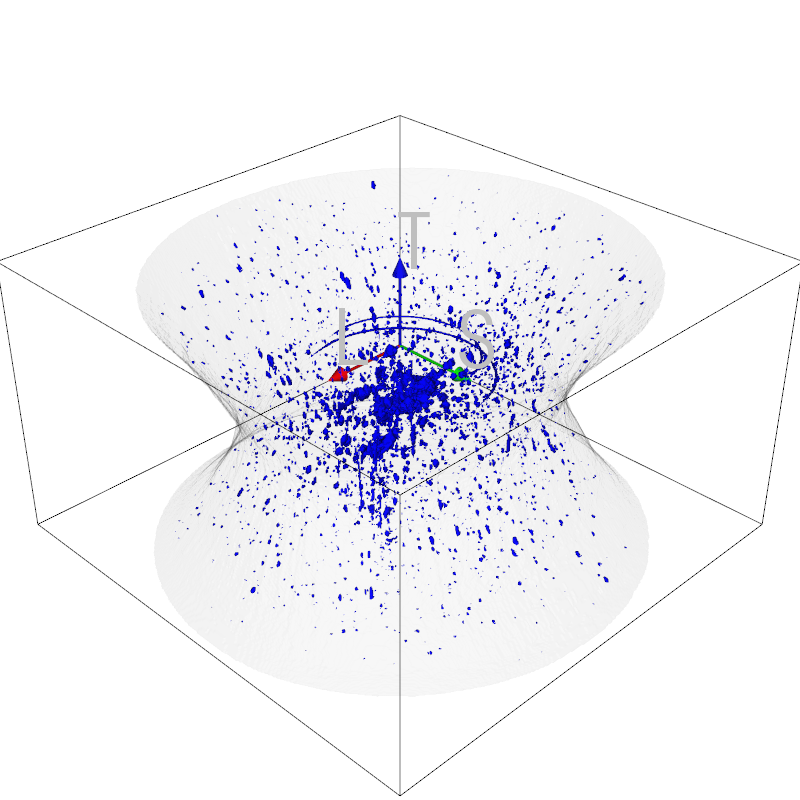

Reproduce this figure in Python.
import os, vtk, numpy as np
from vtk.util import numpy_support
from vtk.util.colors import *
from pymicro.file.file_utils import HST_read, HST_write, HST_info
from pymicro.view.vtk_utils import *

if __name__ == '__main__':
  '''
  Create a 3d scene showing a damaged tension steel sample.
  The sample outline is made semi-transparent and cavities are shown 
  in blue. The axes are labeled (L,T,S) accordingly to the material 
  directions.
  '''
  print('reading volume...')
  data_dir = '../data'
  scan_name = 'steel_bin_431x431x246_uint8'
  scan_path = os.path.join(data_dir, scan_name)
  volsize = np.array(HST_info(scan_path + '.raw.info'))
  grid = read_image_data(scan_path + '.raw', volsize, header=0, data_type='uint8')

  print('setting actors...')
  damage = contourFilter(grid, 255, opacity=1.0, discrete=True, color=blue, diffuseColor=blue)
  skin = contourFilter(grid, 155, opacity=0.05, discrete=True)
  outline = data_outline(grid)

  # Create renderer
  ren = vtk.vtkRenderer()
  ren.SetBackground(1.0, 1.0, 1.0)
  ren.AddActor(outline)
  ren.AddActor(skin)
  ren.AddActor(damage)

  print('setting up LTS axes')
  axes = axes_actor(length=100)
  axes.GetXAxisCaptionActor2D().GetCaptionTextProperty().SetColor(grey)
  ax1 = 'L'; ax2 = 'S'; ax3 = 'T'
  axes.SetXAxisLabelText(ax1)
  axes.SetYAxisLabelText(ax2)
  axes.SetZAxisLabelText(ax3)
  ren.AddViewProp(axes);

  print('generating views...')
  cam = setup_camera(size=(volsize))
  ren.SetActiveCamera(cam)
  ren.AddViewProp(axes)
  cam.SetFocalPoint(0.5 * volsize)
  cam.SetPosition(500 + volsize)
  cam.SetViewUp(0, 0, 1)

  image_name = os.path.splitext(__file__)[0] + '.png'
  print 'writting %s' % image_name
  render(ren, ren_size=(800, 800), save=True, display=False, name=image_name)

  from matplotlib import image
  image.thumbnail(image_name, 'thumb_' + image_name, 0.2)
